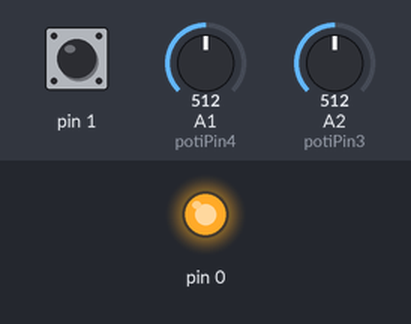
This sketch was run on a simulated Arduino Uno, built with avr-gcc and run on an emulated ATmega328P. Shown: output pins drawn as LEDs (lit = HIGH). Inputs (shaded band) come from the test bench; at power-on: A1 (potiPin4) = 512, pin 1 HIGH, A2 (potiPin3) = 512.

Above: at 1.2 s.
1.3 s: A1 (potiPin4) set to 568
At 3.7 s:
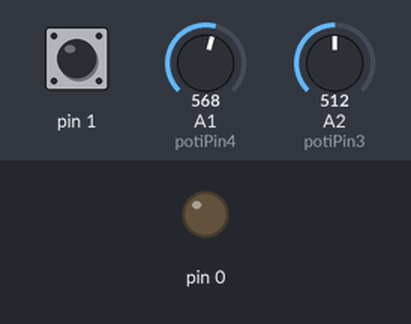
4.3 s: A1 (potiPin4) set to 587
At 5.4 s:
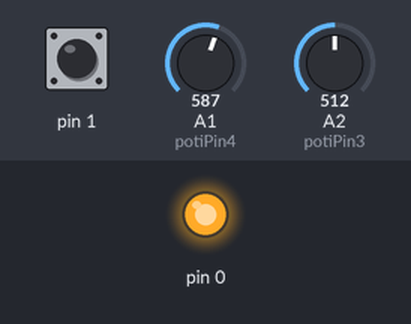
7.3 s: pin 1 pulled LOW for 0.15 s
10.3 s: A2 (potiPin3) set to 716
At 11.32 s:
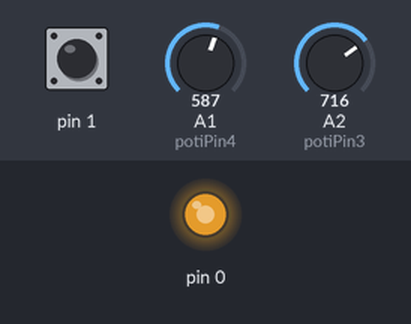
13.3 s: pin 1 pulled LOW for 1 s
16.3 s: A2 (potiPin3) set to 511
Timing chart, 0 to 20.3 s (numbered marks = the images above; inputs shaded):
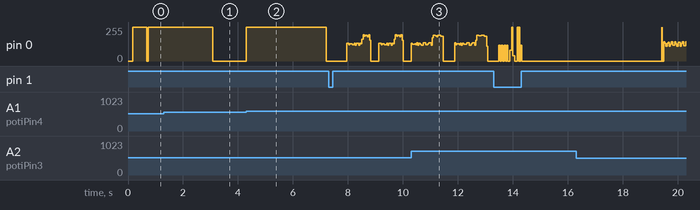

Measured:
- the behaviour switches between 575 and 576 on A1 (potiPin4) (found by bisection; images 1 and 2)
- after the input at 4.3 s, pin 0: 0/255 → 255/255 at once, → 0/255 2.9 s later

The sketch:

MixTapeZagreb.ino
```cpp
/* PCrazy shit 8-bit symphony generator                   */
/*     */

/*
 * inspired by:
 *  http://countercomplex.blogspot.com/2011/10/algorithmic-symphonies-from-one-line-of.html
 */

int speakerPin = PB0;
int buttonPin = PB1;
int potiPin3 = A2;
int potiPin4 = A1;

int buttonState = 0;
int lastButtonState = 0;
int count = -1;

unsigned long int pulseWidthOFF = 0;
unsigned long int pulseWidthON = 0;
unsigned long int pulseWidthPart = 0;

     unsigned long int newr;
     unsigned char lobit;
     unsigned char b31, b29, b25, b24;

int samplingDelay;
unsigned long int reg;

long t = 0;
int v = 0;
unsigned int c3 = 0;
unsigned int c4 = 4;

unsigned int analogValue;

void setup () {
  //TCCR0A |= (1<<WGM00)|(1<<WGM01); //Fast pwm
  TCCR0B = TCCR0B & 0b11111001; //no timer pre-scaler, fast PWM

  pinMode (speakerPin, OUTPUT);
  pinMode(buttonPin, INPUT);
  digitalWrite(buttonPin, HIGH);
  pinMode (potiPin3, INPUT);
  pinMode (potiPin4, INPUT);

  reg = 0x551155aaL;

}


void loop () {
  // read the state of the switch into a local variable:
  buttonState = digitalRead(buttonPin);

  if (buttonState != lastButtonState && buttonState == HIGH) {
    // if the state has changed, increment the counter
      count++;
      t = 0;
      delay(10000);
      if (count > 9) {
        count = 0;
      }

  }

  lastButtonState = buttonState;


 //count = 2;

 switch(count) {

 case 0: // a classic
     c4 = ((analogRead(potiPin4)>>6) + 1);
     c3 = (analogRead(potiPin3)>>0);
     v = (t*(t>>8|t>>4))>>(t>>c4);
    analogWrite (speakerPin, v);

    delayMicroseconds(c3>>2);
    t++;

    break;

 case 1: // ding dong

     c4 = ((1023-(analogRead(potiPin4))>>6) + 1);
     c3 = (analogRead(potiPin3)>>0);
     v = t * ((t>>15|t>>c4)&83&t>>(c4>>3));
     analogWrite (speakerPin, v);

     delayMicroseconds(c3<<2);
     t++;

    break;

 case 2: // experimental 8 bit

  c4 = ((analogRead(potiPin4)>>6) + 1);
  c3 = (analogRead(potiPin3)>>0);
  v = t * ((t>>15|t>>c4)&83&t>>(c4>>3));
  analogWrite (speakerPin, v);
  delayMicroseconds(c3<<3);
  t++;
    break;


 case 3:
     c4 = ((analogRead(potiPin4)>>2) + 1);
    c3 = (analogRead(potiPin3)>>0);


     b31 = (reg & (1L << 31)) >> 31;
     b29 = (reg & (1L << 29)) >> 29;
     b25 = (reg & (1L << 25)) >> 25;
     b24 = (reg & (1L << 24)) >> 24;

    lobit = b31 ^ b29 ^ b25 ^ b24;

    newr = (reg << 1) | lobit;

    reg = newr;


  v = t * ((t>>c4|t>>reg)&7&t>>3);


  //v = t * ((t>>4|t>>7)&c4&t>>(reg));
  //v = t * ((t>>c4|t>>reg)&7&t>>3);


  digitalWrite (speakerPin, v);
  delayMicroseconds(c3>>0);
  t++;


     break;

 case 4:
 c4 = ((analogRead(potiPin4)>>2) + 1);
    c3 = (analogRead(potiPin3)>>0);


  v = (t|3) * ((t>>1|t>>6)&c4&t>>3);


  //v = t * ((t>>4|t>>7)&c4&t>>(reg));
  //v = t * ((t>>c4|t>>reg)&7&t>>3);


  analogWrite (speakerPin, v);
  delayMicroseconds(c3>>0);
  t++;


    break;


 case 5:

  c4 = ((analogRead(potiPin4)>>6) + 1);
  c3 = analogRead(potiPin3);

  v = t>>4&1?t>>5:-t>>c4 ;

  analogWrite (speakerPin, v);
  delayMicroseconds(c3>>1);
  t++;


    break;


 case 6:
    c4 = ((1023-(analogRead(potiPin4))>>6) + 1);
    c3 = (analogRead(potiPin3)>>0);

   //v = (t|3) * ((t>>2|t>>83)&13&t>>c4);
   v = (t|c4) * ((t>>c4|t>>11)&47&t>>3);

  //v = t * ((t>>4|t>>7)&c4&t>>(reg));
  //v = t * ((t>>c4|t>>reg)&7&t>>3);
  //v = (1 & 17) * (t|83) * ((t>>c4|t>>17)&7&t>>3);


  analogWrite (speakerPin, v);
  delayMicroseconds(c3>>2);
  t++;


    break;

    case 7:


    c4 = ((1023-(analogRead(potiPin4))>>8) + 1);
    c3 = (analogRead(potiPin3)>>0);

   //v = (t|3) * ((t>>2|t>>83)&13&t>>c4);
   v = t * ((t>>c4|t>>3)&17&t>>9);

  //v = t * ((t>>4|t>>7)&c4&t>>(reg));
  //v = t * ((t>>c4|t>>reg)&7&t>>3);
  //v = (1 & 17) * (t|83) * ((t>>c4|t>>17)&7&t>>3);


  digitalWrite (speakerPin, v);
  delayMicroseconds(c3>>2);
  t++;


    break;

    case 8:

    c4 = ((analogRead(potiPin4)>>2) + 1);
    c3 = (analogRead(potiPin3)>>0);


  v = t * ((t>>c4|t>>83)&7&t>>5);


  digitalWrite (speakerPin, v);
  delayMicroseconds(c3>>0);
  t++;


    break;
 }

}
```
